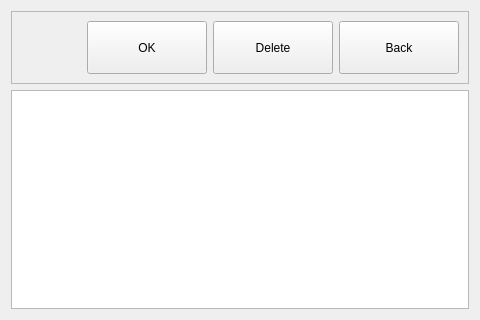
<?xml version="1.0" encoding="UTF-8"?>
<ui version="4.0">
 <class>StorageType</class>
 <widget class="QWidget" name="StorageType">
  <property name="geometry">
   <rect>
    <x>0</x>
    <y>0</y>
    <width>480</width>
    <height>320</height>
   </rect>
  </property>
  <property name="windowTitle">
   <string>选择文件</string>
  </property>
  <layout class="QVBoxLayout" name="verticalLayout" stretch="1,3">
   <item>
    <widget class="QFrame" name="frame">
     <property name="frameShape">
      <enum>QFrame::StyledPanel</enum>
     </property>
     <property name="frameShadow">
      <enum>QFrame::Raised</enum>
     </property>
     <layout class="QHBoxLayout" name="horizontalLayout">
      <item>
       <spacer name="horizontalSpacer">
        <property name="orientation">
         <enum>Qt::Horizontal</enum>
        </property>
        <property name="sizeHint" stdset="0">
         <size>
          <width>268</width>
          <height>20</height>
         </size>
        </property>
       </spacer>
      </item>
      <item>
       <widget class="QPushButton" name="btnWifiOK">
        <property name="sizePolicy">
         <sizepolicy hsizetype="Expanding" vsizetype="Expanding">
          <horstretch>0</horstretch>
          <verstretch>0</verstretch>
         </sizepolicy>
        </property>
        <property name="minimumSize">
         <size>
          <width>120</width>
          <height>0</height>
         </size>
        </property>
        <property name="text">
         <string>OK</string>
        </property>
       </widget>
      </item>
      <item>
       <widget class="QPushButton" name="btnDelete">
        <property name="sizePolicy">
         <sizepolicy hsizetype="Minimum" vsizetype="Expanding">
          <horstretch>0</horstretch>
          <verstretch>0</verstretch>
         </sizepolicy>
        </property>
        <property name="minimumSize">
         <size>
          <width>120</width>
          <height>0</height>
         </size>
        </property>
        <property name="text">
         <string>Delete</string>
        </property>
       </widget>
      </item>
      <item>
       <widget class="QPushButton" name="btnBack">
        <property name="sizePolicy">
         <sizepolicy hsizetype="Expanding" vsizetype="Expanding">
          <horstretch>0</horstretch>
          <verstretch>0</verstretch>
         </sizepolicy>
        </property>
        <property name="minimumSize">
         <size>
          <width>120</width>
          <height>0</height>
         </size>
        </property>
        <property name="text">
         <string>Back</string>
        </property>
       </widget>
      </item>
     </layout>
    </widget>
   </item>
   <item>
    <widget class="QTreeWidget" name="treeWidget">
     <attribute name="headerVisible">
      <bool>false</bool>
     </attribute>
     <column>
      <property name="text">
       <string notr="true">1</string>
      </property>
     </column>
    </widget>
   </item>
  </layout>
 </widget>
 <resources/>
 <connections/>
</ui>
